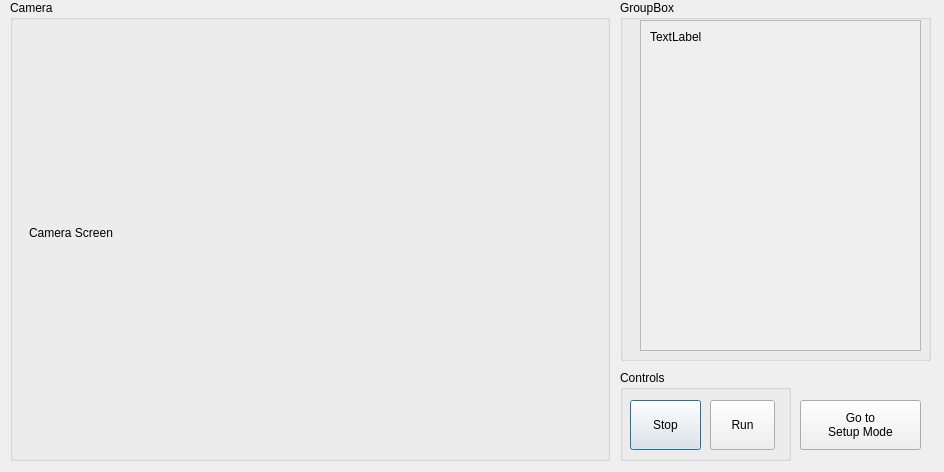
<?xml version="1.0" encoding="UTF-8"?>
<ui version="4.0">
 <class>Dialog</class>
 <widget class="QDialog" name="Dialog">
  <property name="geometry">
   <rect>
    <x>0</x>
    <y>0</y>
    <width>944</width>
    <height>472</height>
   </rect>
  </property>
  <property name="windowTitle">
   <string>Dialog</string>
  </property>
  <widget class="QGroupBox" name="groupBox_6">
   <property name="geometry">
    <rect>
     <x>620</x>
     <y>0</y>
     <width>311</width>
     <height>361</height>
    </rect>
   </property>
   <property name="title">
    <string>GroupBox</string>
   </property>
   <widget class="QScrollArea" name="scrollArea_2">
    <property name="geometry">
     <rect>
      <x>20</x>
      <y>20</y>
      <width>281</width>
      <height>331</height>
     </rect>
    </property>
    <property name="widgetResizable">
     <bool>true</bool>
    </property>
    <widget class="QWidget" name="scrollAreaWidgetContents_2">
     <property name="geometry">
      <rect>
       <x>0</x>
       <y>0</y>
       <width>279</width>
       <height>329</height>
      </rect>
     </property>
     <layout class="QVBoxLayout" name="verticalLayout">
      <item>
       <widget class="QLabel" name="Report_Label">
        <property name="text">
         <string>TextLabel</string>
        </property>
        <property name="alignment">
         <set>Qt::AlignLeading|Qt::AlignLeft|Qt::AlignTop</set>
        </property>
       </widget>
      </item>
     </layout>
    </widget>
   </widget>
  </widget>
  <widget class="QGroupBox" name="groupBox_2">
   <property name="geometry">
    <rect>
     <x>10</x>
     <y>0</y>
     <width>600</width>
     <height>461</height>
    </rect>
   </property>
   <property name="minimumSize">
    <size>
     <width>600</width>
     <height>450</height>
    </size>
   </property>
   <property name="autoFillBackground">
    <bool>true</bool>
   </property>
   <property name="title">
    <string>Camera </string>
   </property>
   <widget class="QLabel" name="cameraLabel">
    <property name="geometry">
     <rect>
      <x>19</x>
      <y>30</y>
      <width>540</width>
      <height>405</height>
     </rect>
    </property>
    <property name="minimumSize">
     <size>
      <width>100</width>
      <height>405</height>
     </size>
    </property>
    <property name="maximumSize">
     <size>
      <width>540</width>
      <height>405</height>
     </size>
    </property>
    <property name="text">
     <string>Camera Screen</string>
    </property>
    <property name="margin">
     <number>-1</number>
    </property>
   </widget>
  </widget>
  <widget class="QGroupBox" name="groupBox">
   <property name="geometry">
    <rect>
     <x>620</x>
     <y>370</y>
     <width>171</width>
     <height>91</height>
    </rect>
   </property>
   <property name="autoFillBackground">
    <bool>true</bool>
   </property>
   <property name="title">
    <string>Controls</string>
   </property>
   <widget class="QPushButton" name="StopButton">
    <property name="geometry">
     <rect>
      <x>10</x>
      <y>30</y>
      <width>71</width>
      <height>50</height>
     </rect>
    </property>
    <property name="minimumSize">
     <size>
      <width>65</width>
      <height>50</height>
     </size>
    </property>
    <property name="text">
     <string>Stop</string>
    </property>
   </widget>
   <widget class="QPushButton" name="runButton">
    <property name="geometry">
     <rect>
      <x>90</x>
      <y>30</y>
      <width>65</width>
      <height>50</height>
     </rect>
    </property>
    <property name="minimumSize">
     <size>
      <width>65</width>
      <height>50</height>
     </size>
    </property>
    <property name="text">
     <string>Run</string>
    </property>
   </widget>
  </widget>
  <widget class="QPushButton" name="SetupMode">
   <property name="geometry">
    <rect>
     <x>800</x>
     <y>400</y>
     <width>121</width>
     <height>50</height>
    </rect>
   </property>
   <property name="minimumSize">
    <size>
     <width>65</width>
     <height>50</height>
    </size>
   </property>
   <property name="text">
    <string>Go to 
Setup Mode</string>
   </property>
  </widget>
 </widget>
 <resources/>
 <connections/>
</ui>
